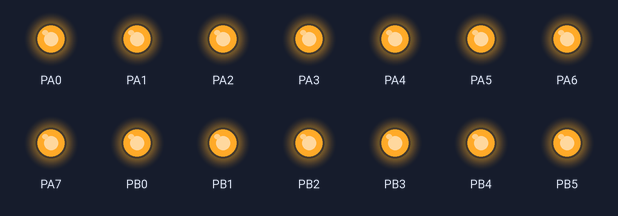
The program below on a simulated ATmega32, built with avr-gcc and emulated at 8 MHz. Shown: output pins drawn as LEDs (lit = HIGH). At 0.0 s the program stops and its outputs stay as they are.

Above: at 0.1 s.
Timing chart, 0 to 1.5 s (numbered marks = the images above):
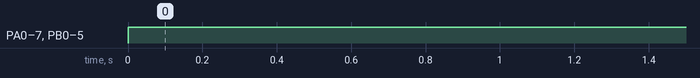

The program:

main.c
```c
/*
 * main.c
 *
 *  Created on: Feb 9, 2019
 *      Author: Amr Abdeen
 */
#include <avr/io.h>

#include <util/delay.h>
/******************************************************/
typedef unsigned char      u8 ;
typedef unsigned short int u16;
typedef unsigned long int  u32;
typedef signed char        s8 ;
typedef signed short int   s16;
typedef signed long int    s32;
typedef float              f32;
typedef long               f64;

typedef union {
	struct {
		u8 Bit0:1;
		u8 Bit1:1;
		u8 Bit2:1;
		u8 Bit3:1;
		u8 Bit4:1;
		u8 Bit5:1;
		u8 Bit6:1;
		u8 Bit7:1;
	} BitAccess;

	u8 ByteAccess;

}Register;
#define myPINA  ((Register*)                   0x39)

/******************************************************/
int main(void)
{
	DDRA=0xFF;
	DDRB=0xFF;
	DDRC=0xFF;
	DDRD=0xFF;
	while(1)
	{
		PORTA=0xFF;
		PORTB=0xFF;
		PORTC=0xFF;
		PORTD=0xFF;
	}
return 0;
}
```

Measured:
- by itself, PA0–7, PB0–5: LOW → HIGH at 0.00 s
